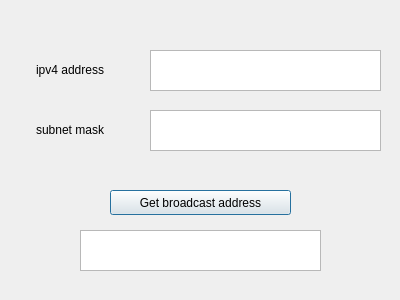
<?xml version="1.0" encoding="UTF-8"?>
<ui version="4.0">
 <class>Task2</class>
 <widget class="QDialog" name="Task2">
  <property name="geometry">
   <rect>
    <x>0</x>
    <y>0</y>
    <width>400</width>
    <height>300</height>
   </rect>
  </property>
  <property name="minimumSize">
   <size>
    <width>400</width>
    <height>300</height>
   </size>
  </property>
  <property name="maximumSize">
   <size>
    <width>400</width>
    <height>300</height>
   </size>
  </property>
  <property name="windowTitle">
   <string>Task2</string>
  </property>
  <widget class="QTextEdit" name="teipv4">
   <property name="geometry">
    <rect>
     <x>150</x>
     <y>50</y>
     <width>231</width>
     <height>41</height>
    </rect>
   </property>
  </widget>
  <widget class="QTextEdit" name="teSubnetMask">
   <property name="geometry">
    <rect>
     <x>150</x>
     <y>110</y>
     <width>231</width>
     <height>41</height>
    </rect>
   </property>
  </widget>
  <widget class="QTextEdit" name="teBroadcastAddress">
   <property name="geometry">
    <rect>
     <x>80</x>
     <y>230</y>
     <width>241</width>
     <height>41</height>
    </rect>
   </property>
   <property name="readOnly">
    <bool>true</bool>
   </property>
  </widget>
  <widget class="QLabel" name="label">
   <property name="geometry">
    <rect>
     <x>36</x>
     <y>60</y>
     <width>91</width>
     <height>20</height>
    </rect>
   </property>
   <property name="text">
    <string>ipv4 address</string>
   </property>
  </widget>
  <widget class="QLabel" name="label_2">
   <property name="geometry">
    <rect>
     <x>36</x>
     <y>120</y>
     <width>91</width>
     <height>20</height>
    </rect>
   </property>
   <property name="text">
    <string>subnet mask</string>
   </property>
  </widget>
  <widget class="QPushButton" name="pbGetBA">
   <property name="geometry">
    <rect>
     <x>110</x>
     <y>190</y>
     <width>181</width>
     <height>25</height>
    </rect>
   </property>
   <property name="text">
    <string>Get broadcast address</string>
   </property>
  </widget>
 </widget>
 <resources/>
 <connections/>
</ui>
